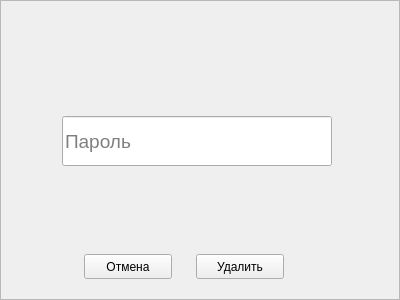
<?xml version="1.0" encoding="UTF-8"?>
<ui version="4.0">
 <class>deleteuser</class>
 <widget class="QWidget" name="deleteuser">
  <property name="windowModality">
   <enum>Qt::NonModal</enum>
  </property>
  <property name="geometry">
   <rect>
    <x>0</x>
    <y>0</y>
    <width>400</width>
    <height>300</height>
   </rect>
  </property>
  <property name="font">
   <font>
    <hintingpreference>PreferDefaultHinting</hintingpreference>
   </font>
  </property>
  <property name="contextMenuPolicy">
   <enum>Qt::CustomContextMenu</enum>
  </property>
  <property name="acceptDrops">
   <bool>false</bool>
  </property>
  <property name="windowTitle">
   <string>Удаление аккаунта</string>
  </property>
  <property name="windowOpacity">
   <double>1.000000000000000</double>
  </property>
  <widget class="QFrame" name="frame">
   <property name="geometry">
    <rect>
     <x>0</x>
     <y>0</y>
     <width>400</width>
     <height>300</height>
    </rect>
   </property>
   <property name="frameShape">
    <enum>QFrame::StyledPanel</enum>
   </property>
   <property name="frameShadow">
    <enum>QFrame::Raised</enum>
   </property>
   <widget class="QLineEdit" name="le_password_del">
    <property name="geometry">
     <rect>
      <x>62</x>
      <y>116</y>
      <width>270</width>
      <height>50</height>
     </rect>
    </property>
    <property name="font">
     <font>
      <pointsize>14</pointsize>
      <hintingpreference>PreferDefaultHinting</hintingpreference>
     </font>
    </property>
    <property name="placeholderText">
     <string>Пароль</string>
    </property>
   </widget>
   <widget class="QPushButton" name="btn_delete">
    <property name="geometry">
     <rect>
      <x>196</x>
      <y>254</y>
      <width>88</width>
      <height>25</height>
     </rect>
    </property>
    <property name="text">
     <string>Удалить</string>
    </property>
   </widget>
   <widget class="QPushButton" name="btn_delete_cancel">
    <property name="geometry">
     <rect>
      <x>84</x>
      <y>254</y>
      <width>88</width>
      <height>25</height>
     </rect>
    </property>
    <property name="text">
     <string>Отмена</string>
    </property>
   </widget>
  </widget>
 </widget>
 <resources/>
 <connections/>
</ui>
